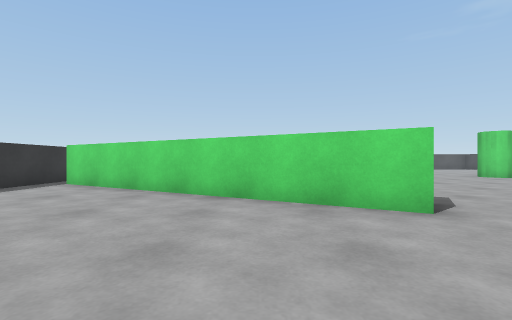
View 1 (above)

18 first-person views from a walk through a scene from a Unity 3-D project. The camera is 0.62 m above the floor, looks level and sees 85° across. The floor is counted in squares, 1 m on a side. Each view is taken from the middle of a square. On the plan, view 1 faces up. The plan holds only what a view shows up to about 9 squares ahead; the rest is blank. The player character is not drawn.

View 2
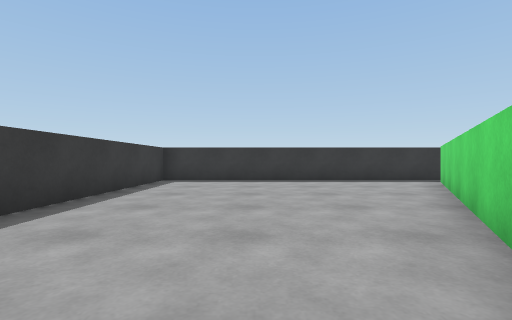

View 3
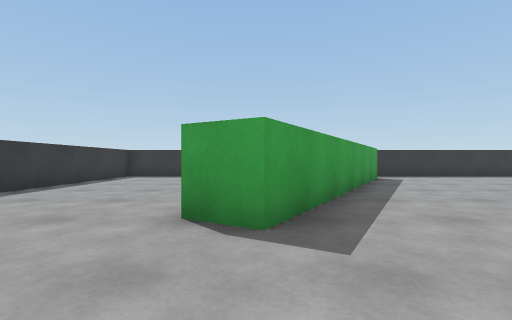

View 4
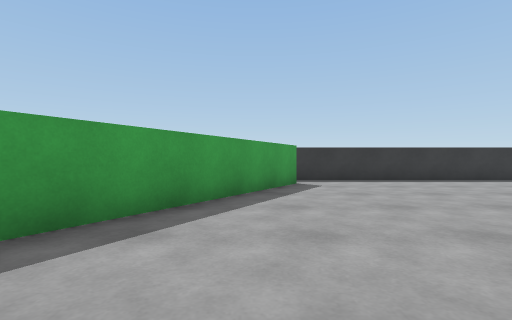

View 5
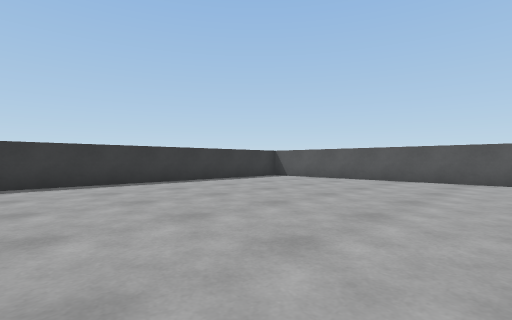

View 6
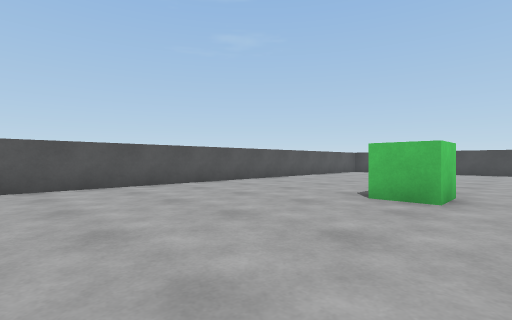

View 7
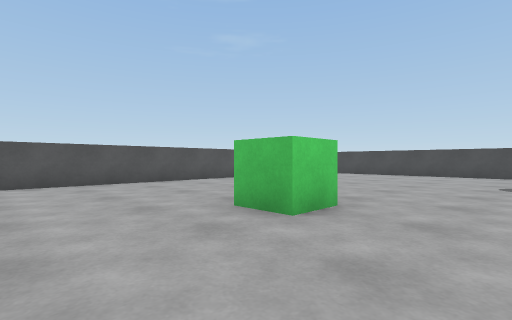

View 8
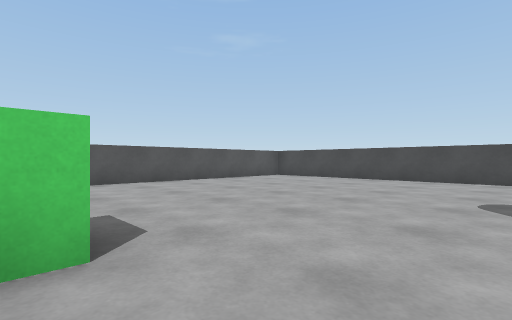

View 9
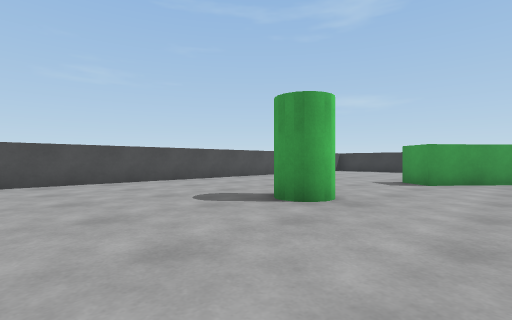

View 10
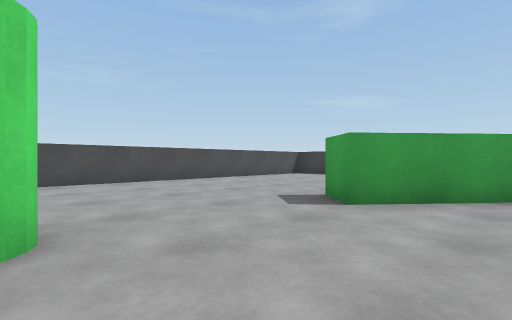

View 11
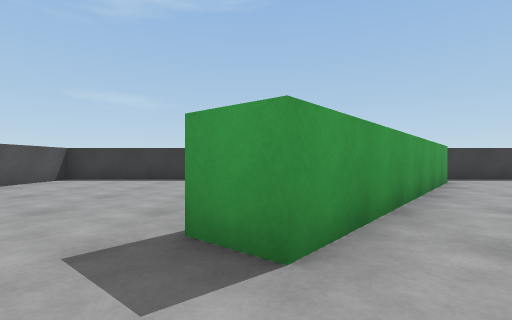

View 12
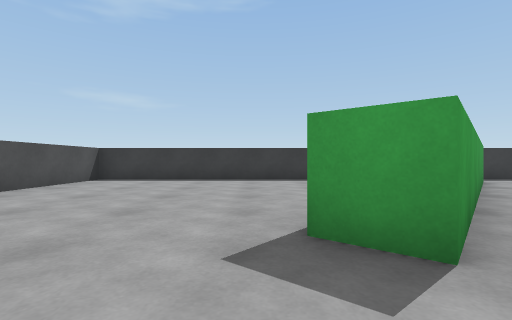

View 13
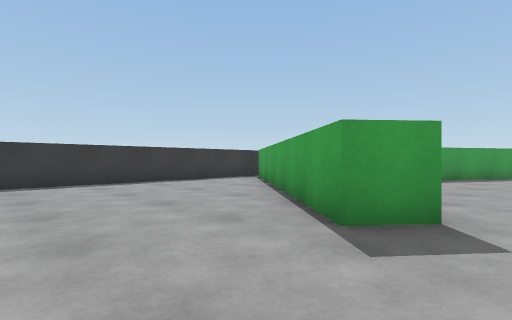

View 14
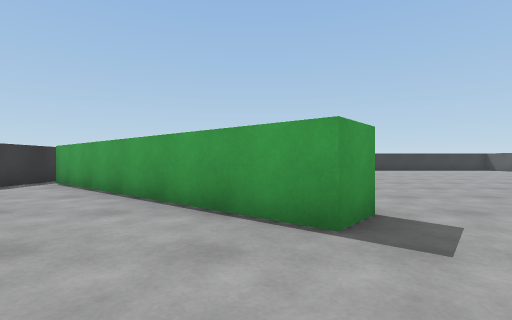

View 15
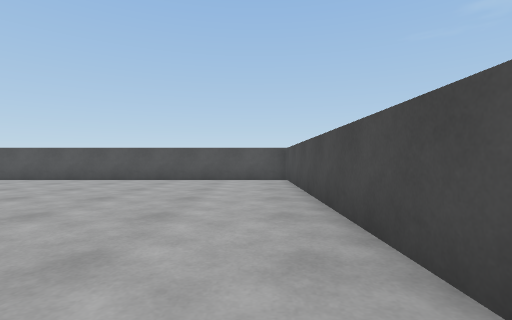

View 16
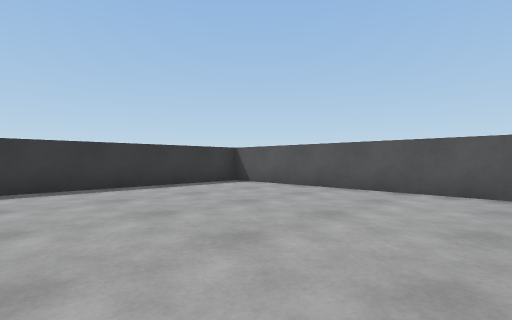

View 17
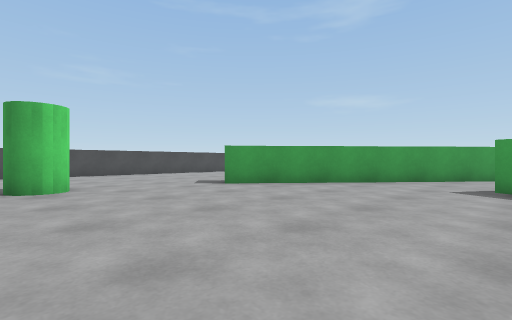

View 18
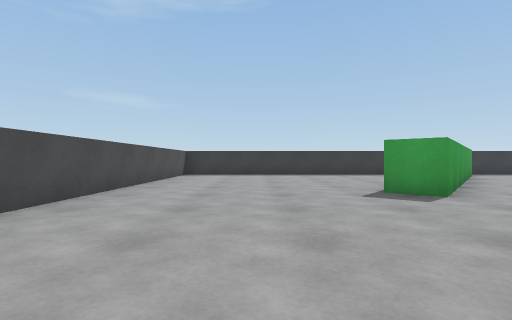

### Floor plan
Points are (right, up) in squares from view 1. A wall is a line through its corners. A room is listed if a view was taken in it or the views show most of it. See-through windows are left out.
Room 1 (view 1)
walls: (2, 3.2) (-4.9, 7.2); (2.7, 0.2) (3.3, 1); (-5.5, 6.9) (-5.5, -0.8) (3.5, -0.8)
ways out: opening at (3, 2.5) to room 2; gap at (-5, 7) to room 2
Room 2 (views 2, 3, 4, 5, 6, 7, 8, 9, 10, 11, 12, 13, 14, 15, 16, 17, 18)
walls: (3.3, 1) (7.8, 6.4) (8.6, 5.7) (3.4, -0.4); (-4.4, 8.1) (2.5, 4.1) (2, 3.2); (3.5, -0.8) (14, -0.8) (14, 18.7) (-5.5, 18.7) (-5.5, 6.9)
ways out: opening at (3, 2.5) to room 1; gap at (-5, 7) to room 1
objects: green cube (5, 13) to (5, 14); green cylinder (8, 10) to (9, 10)

Positions as (right, up) in squares from view 1, and headings:
1: (0, 0), facing up
2: (3, 2), facing left
3: (5, 4), facing left
4: (3, 7), facing left
5: (2, 10), facing up-left
6: (0, 12), facing up-right
7: (2, 11), facing up-right
8: (5, 11), facing up-right
9: (6, 14), facing down-right
10: (6, 10), facing down-right
11: (8, 8), facing down
12: (9, 8), facing down
13: (11, 7), facing down-left
14: (11, 5), facing left
15: (13, 10), facing up
16: (1, 13), facing up-left
17: (2, 11), facing down-right
18: (11, 11), facing down
